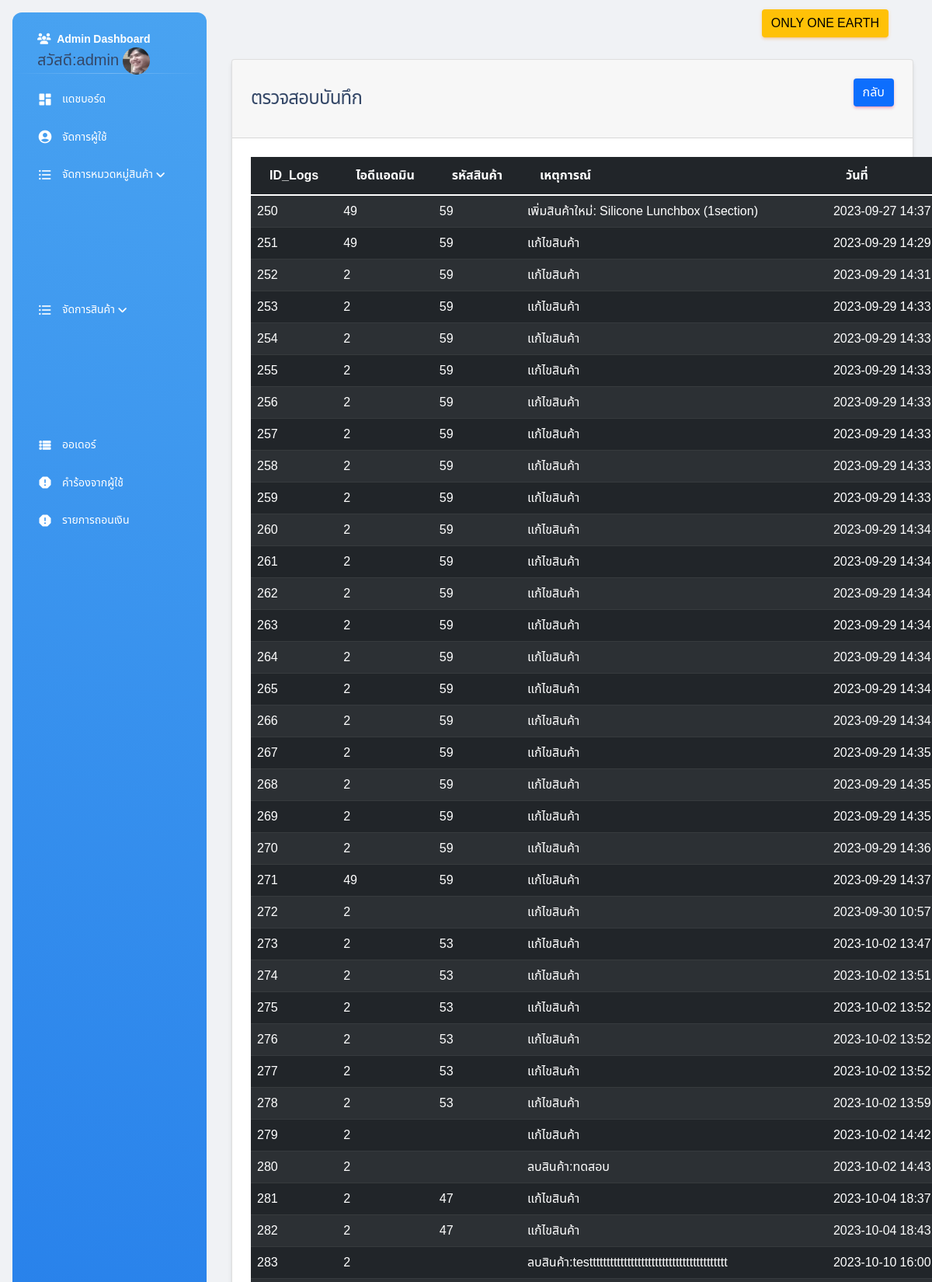
/admin/logs_products.php (signed in, upper part), run on the app's committed database.
### tables this page shows
CREATE TABLE `products_logs` (
  `p_logs_id` int(11) NOT NULL,
  `u_id` int(11) DEFAULT NULL,
  `p_id` int(11) DEFAULT NULL,
  `event` varchar(255) NOT NULL,
  `created_at` datetime NOT NULL DEFAULT current_timestamp()
);

### funtion/myfunction.php (called while the page is built, shortened)
<?php
include('../connection/dbcon.php');
function getLogs_Pro()
{
    global $connection;
    $query = "SELECT `p_logs_id`, `u_id`, `p_id`, `event`, `created_at` FROM `products_logs`";
    $query = mysqli_query($connection, $query);
    return $query;
}

### admin/logs_products.php (the view, shortened to what this page needs)
<?php
include('includes/header.php');
?>
<div class="container">
    <div class="row">
        <div class="col-md-12">
            <div class="card">
                <div class="card-header d-flex align-items-center justify-content-between">
                    <h4 class="m-0">ตรวจสอบบันทึก</h4>
                    <a href="products.php" class="btn btn-primary float-end">กลับ</a>
                </div>
                <div class="card-body" id="">
                    <table class="table table-dark table-striped">
                        <thead>
                            <tr>
                                <th>ID_Logs</th>
                                <th>ไอดีแอดมิน</th>
                                <th>รหัสสินค้า</th>
                                <th>เหตุการณ์</th>
                                <th>วันที่</th>
                            </tr>
                        </thead>
                        <tbody>
                            <?php
                            $Logs = getLogs_Pro();
                            if (mysqli_num_rows($Logs) > 0) {
                                foreach ($Logs as $item) {
                            ?>
                                    <tr>
                                        <td> <?= $item['p_logs_id']; ?> </td>
                                        <td> <?= $item['u_id']; ?></td>
                                        <td> <?= $item['p_id']; ?></td>
                                        <td> <?= $item['event']; ?></td>
                                        <td> <?= $item['created_at']; ?> </td>
                                    </tr>
                                <?php
                                }
                            } else {
                                ?>
                                <tr>
                                    <td colspan="5"> ไม่มีเหตุการณ์ </td>
                                </tr>
                            <?php
                            }
                            ?>
                        </tbody>
                    </table>
                </div>
            </div>
        </div>
    </div>
</div>
<?php include('includes/footer.php'); ?>

### admin/assets/css/custom.css (style rules this page uses)
* { font-family: "Noto Sans Thai", sans-serif; }

### data on the page
products_logs: p_logs_id "250", u "49", p "59", event "เพิ่มสินค้าใหม่: Silicone Lunchbox (1section)", created_at "2023-09-27…"
products_logs: p_logs_id "251", u "49", p "59", event "แก้ไขสินค้า", created_at "2023-09-29…"
products_logs: p_logs_id "252", u "2", p "59", event "แก้ไขสินค้า", created_at "2023-09-29…"
products_logs: p_logs_id "253", u "2", p "59", event "แก้ไขสินค้า", created_at "2023-09-29…"
products_logs: p_logs_id "254", u "2", p "59", event "แก้ไขสินค้า", created_at "2023-09-29…"
products_logs: p_logs_id "255", u "2", p "59", event "แก้ไขสินค้า", created_at "2023-09-29…"
products_logs: p_logs_id "256", u "2", p "59", event "แก้ไขสินค้า", created_at "2023-09-29…"
products_logs: p_logs_id "257", u "2", p "59", event "แก้ไขสินค้า", created_at "2023-09-29…"
products_logs: p_logs_id "258", u "2", p "59", event "แก้ไขสินค้า", created_at "2023-09-29…"
products_logs: p_logs_id "259", u "2", p "59", event "แก้ไขสินค้า", created_at "2023-09-29…"
products_logs: p_logs_id "260", u "2", p "59", event "แก้ไขสินค้า", created_at "2023-09-29…"
products_logs: p_logs_id "261", u "2", p "59", event "แก้ไขสินค้า", created_at "2023-09-29…"
products_logs: p_logs_id "262", u "2", p "59", event "แก้ไขสินค้า", created_at "2023-09-29…"
products_logs: p_logs_id "263", u "2", p "59", event "แก้ไขสินค้า", created_at "2023-09-29…"
products_logs: p_logs_id "264", u "2", p "59", event "แก้ไขสินค้า", created_at "2023-09-29…"
products_logs: p_logs_id "265", u "2", p "59", event "แก้ไขสินค้า", created_at "2023-09-29…"
products_logs: p_logs_id "266", u "2", p "59", event "แก้ไขสินค้า", created_at "2023-09-29…"
products_logs: p_logs_id "267", u "2", p "59", event "แก้ไขสินค้า", created_at "2023-09-29…"
products_logs: p_logs_id "268", u "2", p "59", event "แก้ไขสินค้า", created_at "2023-09-29…"
products_logs: p_logs_id "269", u "2", p "59", event "แก้ไขสินค้า", created_at "2023-09-29…"
products_logs: p_logs_id "270", u "2", p "59", event "แก้ไขสินค้า", created_at "2023-09-29…"
products_logs: p_logs_id "271", u "49", p "59", event "แก้ไขสินค้า", created_at "2023-09-29…"
products_logs: p_logs_id "272", u "2", event "แก้ไขสินค้า", created_at "2023-09-30…"
products_logs: p_logs_id "273", u "2", p "53", event "แก้ไขสินค้า", created_at "2023-10-02…"
products_logs: p_logs_id "274", u "2", p "53", event "แก้ไขสินค้า", created_at "2023-10-02…"
products_logs: p_logs_id "275", u "2", p "53", event "แก้ไขสินค้า", created_at "2023-10-02…"
products_logs: p_logs_id "276", u "2", p "53", event "แก้ไขสินค้า", created_at "2023-10-02…"
products_logs: p_logs_id "277", u "2", p "53", event "แก้ไขสินค้า", created_at "2023-10-02…"
products_logs: p_logs_id "278", u "2", p "53", event "แก้ไขสินค้า", created_at "2023-10-02…"
products_logs: p_logs_id "279", u "2", event "แก้ไขสินค้า", created_at "2023-10-02…"
products_logs: p_logs_id "280", u "2", event "ลบสินค้า:ทดสอบ", created_at "2023-10-02…"
products_logs: p_logs_id "281", u "2", p "47", event "แก้ไขสินค้า", created_at "2023-10-04…"
products_logs: p_logs_id "282", u "2", p "47", event "แก้ไขสินค้า", created_at "2023-10-04…"
products_logs: p_logs_id "283", u "2", event "ลบสินค้า:testttttttttttttttttttttttttttttttttttttttt", created_at "2023-10-10…"

### other printed values
$_SESSION['auth_user']['name'] "admin"
